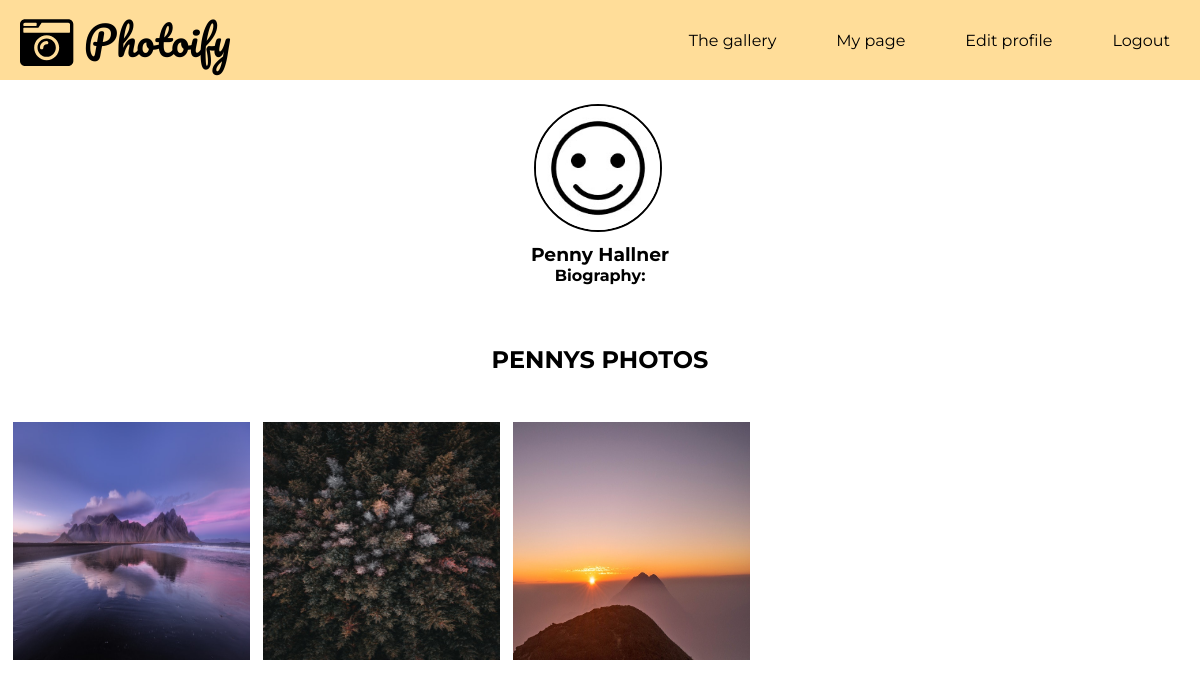
The page /visit_user.php?user_id=14 (signed in) on the database its author committed.
### tables this page shows
CREATE TABLE "users" (
	`user_id`	INTEGER NOT NULL PRIMARY KEY AUTOINCREMENT,
	`first_name`	TEXT NOT NULL,
	`last_name`	TEXT NOT NULL,
	`profile_pic`	TEXT DEFAULT 'default_profile.jpg',
	`email`	TEXT NOT NULL UNIQUE,
	`password`	TEXT NOT NULL,
	`bio`	TEXT
);

CREATE TABLE "posts" (
	`post_id`	INTEGER NOT NULL PRIMARY KEY AUTOINCREMENT,
	`post`	TEXT NOT NULL,
	`date`	TEXT,
	`user_id`	INTEGER,
	`content`	TEXT
);

### app/functions.php (called while the page is built, shortened)
<?php
function oneUser()
{
    $config = require __DIR__.'/config.php';
    $pdo = new PDO($config['database_path']);
    $visitUser = filter_var($_GET['user_id'], FILTER_SANITIZE_STRING);
    $statement = $pdo->prepare(
        "SELECT *
        FROM users
        WHERE user_id = $visitUser"
    );
    $statement->execute();
    $oneUser = $statement->fetch(PDO::FETCH_ASSOC);
    return $oneUser;
}
    function visitUser()
    {
        $config = require __DIR__.'/config.php';
        $pdo = new PDO($config['database_path']);
        $visitUser = filter_var($_GET['user_id'], FILTER_SANITIZE_STRING);
        $newstatement = $pdo->prepare(
            "SELECT *
            FROM posts
            WHERE user_id = $visitUser
            ORDER BY date DESC"
        );
        $newstatement->execute();
        $postsUser = $newstatement->fetchAll(PDO::FETCH_ASSOC);
        return $postsUser;
    }

### visit_user.php (the view, shortened to what this page needs)
<?php require __DIR__.'/views/header.php'; ?>
<?php if (isset($_GET['user_id'])):
    $oneUser =  oneUser();
    $postsUser = visitUser();
    endif; ?>
<article class="user-page">
    <div class="top-user-page">
        <div class="user-avatar">
            <img class="profile-pic-user" src="image/profile/<?php echo $oneUser['profile_pic'];?>" alt="avatar">
            <h3><?php echo $oneUser['first_name'].' '.$oneUser['last_name']; ?></h3>
        </div>
        <div class="user-bio">
            <p><b>Biography:</b>
            <?php echo $oneUser['bio']; ?></</p>
        </div>
    </div>
    <h1><?php echo $oneUser['first_name']?>s photos</h1>
    <div class="gallery-user-page">
        <?php foreach ($postsUser as $post): ?>
            <div class="posts">
                <img class="user-gallery-pics" src="image/post/<?php echo $post['post'];?>" alt="photoify">
                <br>
            </div>
        <?php endforeach; ?>
    </div>
</article>
<?php require __DIR__.'/views/footer.php'; ?>

### assets/styles/main.css (style rules this page uses)
* { box-sizing: border-box; margin: 0px; }
body { width: 100%; height: 100vh; background-color: #ffff; display:flex; flex-direction: column; font-family: 'Montserrat', sans-serif; }
@media screen and (min-width: 600px) { * { box-sizing: border-box; margin: 0px; } }
@media screen and (min-width: 800px) { * { box-sizing: border-box; margin: 0px; } }

### assets/styles/visit_user.css (style rules this page uses)
.top-user-page { height: 30%; margin-top: 2%; margin-bottom: 2%; display: flex; flex-direction: column; align-items: center; justify-content: space-around; }
.user-bio { text-align: center; }
.profile-pic-user { height: 8em; width: 8em; border-radius: 50%; margin-right: 2%; margin-left: 2%; border: 2.5px #000000 solid; }
.user-page h1 { font-size: 1.5em; text-transform: uppercase; padding-bottom: 2%; text-align: center; margin-top: 5%; }
.user-avatar h3 { margin-top: 5%; }
.gallery-user-page { margin-top: 1%; width: 100%; display: flex; flex-direction: row; flex-wrap: wrap; align-items: center; justify-content: flex-start; }
.user-gallery-pics { width: 100px; height: 100px; padding-left: 5%; padding-top: 5%; }
@media screen and (min-width: 600px) { .user-gallery-pics { width: 150px; height: 150px; } }
@media screen and (min-width: 800px) { .user-gallery-pics { width: 250px; height: 250px; } }

### rows shown on the page
users: profile_pic (placeholder picture), first_name "Penny", last_name "Hallner", first_name "PENNY"
posts: post (picture)
posts: post (picture)
posts: post (picture)
